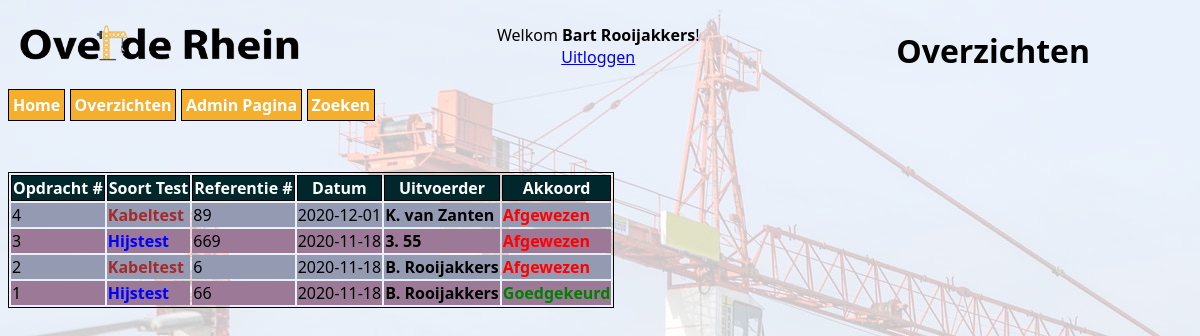
Page /overzichten.php (signed in) on the committed database.
### tables this page shows
CREATE TABLE `voorbladen` (
  `opdracht_nummer` int(11) NOT NULL,
  `TCVT_nummer` int(11) NOT NULL,
  `soort_keuring` int(11) NOT NULL,
  `keurings_datum` datetime NOT NULL DEFAULT CURRENT_TIMESTAMP,
  `uitvoerder` int(11) NOT NULL,
  `deskundige` varchar(255) NOT NULL,
  `opstelling_kraan` varchar(52) NOT NULL,
  `uitvoering_toren_haakhoogte` int(11) NOT NULL,
  `soort_giek` varchar(52) NOT NULL,
  `telescoopgiek_delen` double(11,2) NOT NULL,
  `opbouwgiek_meters` double(11,2) NOT NULL,
  `hulpgiek_meters` double(11,2) NOT NULL,
  `fly_jib_delen` int(11) NOT NULL,
  `gieklengte` double(11,2) NOT NULL,
  `topbaar` double(11,2) NOT NULL,
  `loopkat` tinyint(1) NOT NULL,
  `verstelbare_giek` tinyint(1) NOT NULL,
  `soort_stempels` int(11) NOT NULL,
  `tekortkomingen` tinyint(1) NOT NULL,
  `afmelden_voor` datetime NOT NULL,
  `toelichting` varchar(255) NOT NULL,
  `werk_instructie` varchar(500) NOT NULL,
  `kabel_leverancier` varchar(255) NOT NULL,
  `waarnemingen` varchar(500) NOT NULL,
  `handtekening` varchar(255) NOT NULL,
  `aantal_bedrijfsuren` double(11,2) NOT NULL,
  `afleg_redenen` varchar(500) NOT NULL
);

CREATE TABLE `kabelchecklisten` (
  `opdracht_nummer` int(11) NOT NULL,
  `kabel_ID` int(11) NOT NULL,
  `draadbreuk_6D` int(11) NOT NULL,
  `draadbreuk_30D` int(11) NOT NULL,
  `beschadiging_buitenzijde` int(11) NOT NULL,
  `beschadiging_roest_corrosie` int(11) NOT NULL,
  `verminderde_kabeldiameter` int(11) NOT NULL,
  `positie_meetpunten` int(11) NOT NULL,
  `beschadiging_totaal` int(11) NOT NULL,
  `type_beschadiging_roest` int(11) NOT NULL
);

CREATE TABLE `gebruikers` (
  `gebruiker_ID` int(11) NOT NULL,
  `voor_naam` varchar(255) NOT NULL,
  `achter_naam` varchar(255) NOT NULL,
  `tussenvoegsel` varchar(255) DEFAULT NULL,
  `username` varchar(255) NOT NULL,
  `password` varchar(255) NOT NULL DEFAULT '874e0cc1eb15bdaf323800180d19d69fe4ba2cedd2954ab332e25a2a85ab3248',
  `afdeling` int(11) NOT NULL,
  `account_status` int(11) NOT NULL DEFAULT '0',
  `last_login` timestamp NULL DEFAULT NULL
);

CREATE TABLE `hijstesten` (
  `opdracht_nummer` int(11) NOT NULL,
  `volg_nummer` int(11) NOT NULL,
  `datum_opgesteld` datetime NOT NULL,
  `hoofdgiek_lengte` double(11,2) NOT NULL,
  `mech_sectie_gieklengte` double(11,2) NOT NULL,
  `hulpgiek_lengte` double(11,2) NOT NULL,
  `hoofdgiek_giekhoek` double(11,2) NOT NULL,
  `hulpgiek_giekhoek` double(11,2) NOT NULL,
  `hijskabel_aantal_parten` int(11) NOT NULL,
  `zwenkhoek` double(11,2) NOT NULL,
  `eigen_massa_ballast` double(11,2) NOT NULL,
  `toelaatbare_bedrijfslast` double(11,2) NOT NULL,
  `lmb_in_werking` double(11,2) NOT NULL,
  `proeflast` double(11,2) NOT NULL,
  `akkoord` tinyint(1) NOT NULL DEFAULT '0'
);

### overzichten.php (the view, shortened to what this page needs)
<?php
$sql = $conn->query("SELECT hijstesten.*, kabelchecklisten.*, voorbladen.*, gebruikers.voor_naam, gebruikers.achter_naam, CAST(voorbladen.keurings_datum AS date) keuringsDatum FROM voorbladen LEFT JOIN hijstesten ON voorbladen.opdracht_nummer = hijstesten.opdracht_nummer
 LEFT JOIN kabelchecklisten ON voorbladen.opdracht_nummer = kabelchecklisten.opdracht_nummer INNER JOIN gebruikers on voorbladen.uitvoerder = gebruikers.gebruiker_ID ORDER BY voorbladen.keurings_datum DESC");
?>
<html>
<head>
    <link rel="stylesheet" type="text/css" href="css/stylesheet.css">
</head>
<body>
    <div class="contentBox">
        <div class="contentTile">
            <div id="logo"></div>
        </div>
        <div class="contentTile">
            <?php
            echo "<p style='text-align:center;'>Welkom <b>" . $_SESSION['naam'] . " " . $_SESSION['achternaam'] . "</b>!"
            ?>
            <br><a href="user.php?action=logout">Uitloggen</a></p>
        </div>
        <div class="contentTile">
            <h1 class="pageTitle">Overzichten</h1>
        </div>
    </div>
    <div class="contentBox">
        <div class="contentTile">
            <?php include("include/navigatie.php"); ?>
        </div>
    </div>
    <div class="contentBox">
    <table>
        <tr>
            <th>Opdracht #</th>
            <th>Soort Test</th>
            <th>Referentie #</th>
            <th>Datum</th>
            <th>Uitvoerder</th>
            <th>Akkoord</th>
        </tr>
        <?php
        while ($row = $sql->fetch()) {
            switch ($row->akkoord) {
                case 1:
                    $akkoord = "<p style='color:green; font-weight:bold;'>Goedgekeurd</p>";
                    break;
                case 0:
                    $akkoord = "<p style='color:red; font-weight:bold;'>Afgewezen</p>";
                    break;
            }
            switch ($row->soort_keuring) {
                case 1:
                    $soort_keuring = "<p style='color:blue; font-weight:bold;'>Hijstest</p>";
                    break;
                case 2:
                    $soort_keuring = "<p style='color:brown; font-weight:bold;'>Kabeltest</p>";
                    break;
            }
            if (!isset($row->volg_nummer)) {
                $referentie_nummer = $row->kabel_ID;
            } else {
                $referentie_nummer = $row->volg_nummer;
            }
            $naam = "<b>" . substr($row->voor_naam, 0, 1) . ". " . $row->achter_naam . "</b>";
            echo "<tr class='view' style= 'cursor:pointer;' onclick='location.href=`details.php?type=" . $row->soort_keuring . "&id=" . $row->opdracht_nummer . "`;'><td>"
             . $row->opdracht_nummer . "</td><td>" . $soort_keuring . "</td><td>" . $referentie_nummer . "</td><td>" . $row->keuringsDatum . "</td><td>" . $naam . "</td><td>" . $akkoord . "</td></tr>";
        }
        ?>
    </table>
    </div>
</body>
</html>

### include/navigatie.php
<div id="nav">
                <a class="route" href="home.php">Home</a>
                <a class="route" href="overzichten.php">Overzichten</a>
                <?php
                    if($_SESSION['afdeling'] == 12){
                        echo"<a class='route' href='admin.php'>Admin Pagina</a>";
                    }else{
                        echo"";
                    }
                ?>
                <a class="route" href="index.php">Zoeken</a>
            </div>

### css/stylesheet.css (style rules this page uses)
html { background: url(../images/background.jpeg); box-shadow: inset 0 0 0 1000px #ffffffc7; font-family: 'Segoe UI', Tahoma, Geneva, Verdana, sans-serif; }
#logo { width: auto; min-height: 5%; height: auto; background: url(../images/Logo.png); background-repeat: no-repeat; background-size: contain; }
.contentBox { width:100%; min-height:10%; height:auto; display: block; position: relative; }
.contentBox .contentTile { position: relative; height:auto; width:33%; display: inline-block; }
.contentBox .contentTile .pageTitle { text-align: center; font-family: 'Segoe UI', Tahoma, Geneva, Verdana, sans-serif; }
#nav .route { color:#ffffff; font-weight: bold; background:#F6AE2D; text-decoration: none; border: 1px solid black; padding:1%; margin-right:0.1%; }
table { display: table; border:1px solid black; }
table tr:nth-child(even) { background-color: #959ab3; }
table tr:nth-child(odd) { background-color:#9C7A97; }
table tr:first-of-type { background-color: #00272B; color:white; font-weight: bold; cursor: default; }
table th { border: 1px solid black; }
table td { border: none; }

### rows in the picture
voorbladen: opdracht_nummer "4", soort_keuring "Kabeltest", kabelchecklisten.kabel_ID "89", keuringsDatum "2020-12-01", gebruikers.voor_naam "K", gebruikers.achter_naam "van Zanten", shows "Afgewezen"
voorbladen: opdracht_nummer "3", soort_keuring "Hijstest", hijstesten.volg_nummer "669", keuringsDatum "2020-11-18", gebruikers.voor_naam "3", gebruikers.achter_naam "55", shows "Afgewezen"
voorbladen: opdracht_nummer "2", soort_keuring "Kabeltest", kabelchecklisten.kabel_ID "6", keuringsDatum "2020-11-18", gebruikers.voor_naam "B", gebruikers.achter_naam "Rooijakkers", shows "Afgewezen"
voorbladen: opdracht_nummer "1", soort_keuring "Hijstest", hijstesten.volg_nummer "66", keuringsDatum "2020-11-18", gebruikers.voor_naam "B", gebruikers.achter_naam "Rooijakkers", shows "Goedgekeurd"

### other values in the picture
$_SESSION['naam'] "Bart"
$_SESSION['achternaam'] "Rooijakkers"
